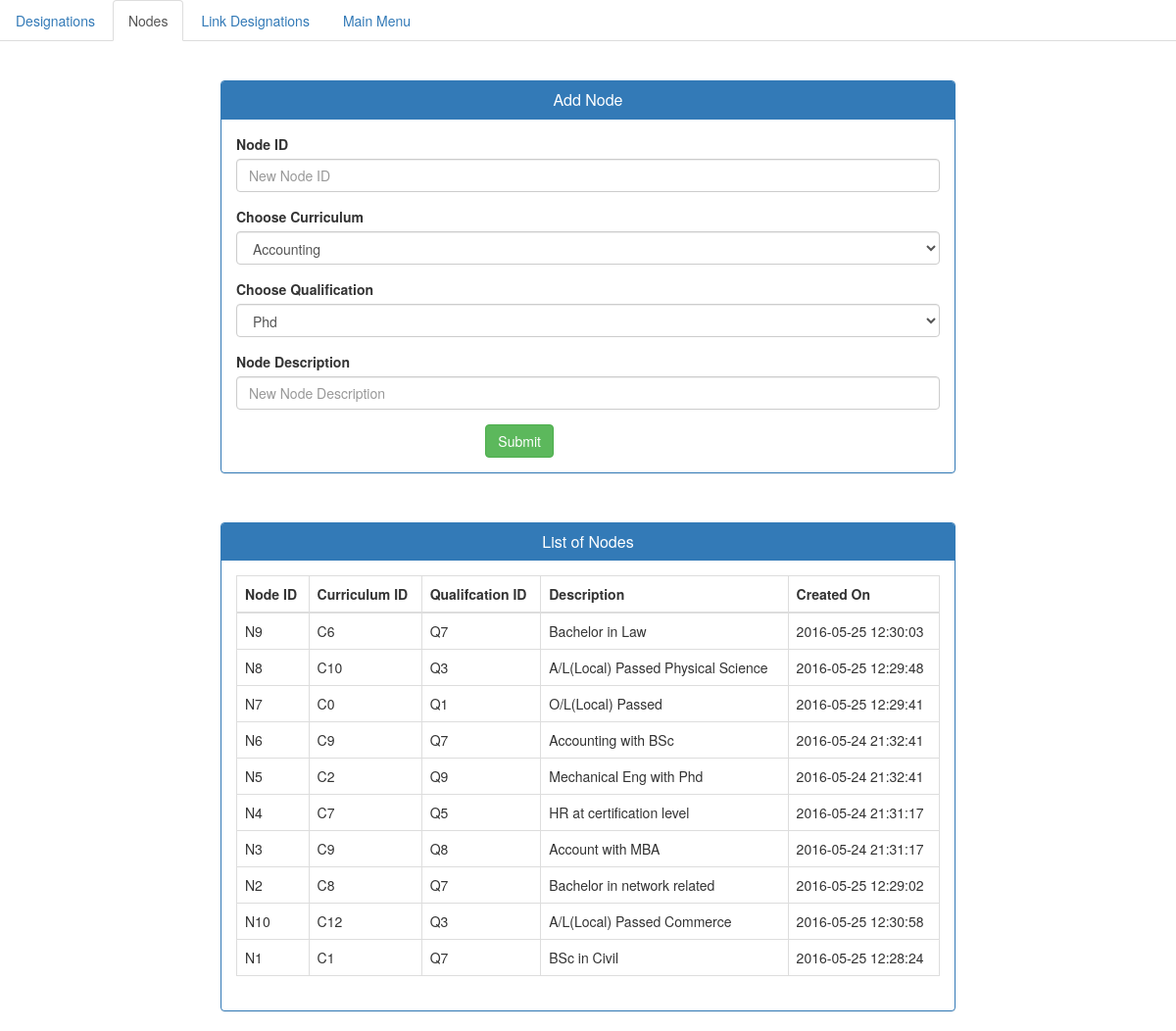
/vexpo/nodes.php, run on the app's committed database.
### tables this page shows
CREATE TABLE IF NOT EXISTS `node` (
  `node_Id` varchar(5) NOT NULL,
  `curriculum_Id` varchar(5) NOT NULL,
  `qualification_Id` varchar(5) NOT NULL,
  `description` varchar(45) NOT NULL,
  `created_at` timestamp NOT NULL DEFAULT CURRENT_TIMESTAMP ON UPDATE CURRENT_TIMESTAMP,
  `updated_at` timestamp NOT NULL DEFAULT '0000-00-00 00:00:00',
  PRIMARY KEY (`node_Id`),
  UNIQUE KEY `curriculum_Id` (`curriculum_Id`,`qualification_Id`),
  KEY `fk_nodes_curriculum1_idx` (`curriculum_Id`),
  KEY `fk_nodes_qualifications1_idx` (`qualification_Id`)
);

### vexpo/nodes.php (the view, shortened to what this page needs)
<?php
$con = mysqli_connect("vexpo.futureminds.lk","vexpofuturemind_Isira","test@1992","vexpofuturemind_jayandb");
$sql1 = "SELECT node_Id,	curriculum_Id,qualification_Id, description, created_at FROM node ORDER BY node_Id DESC";
$res1 = mysqli_query($con,$sql1) or die(mysqli_error($con));
$sql2 = "SELECT description FROM curriculum ORDER BY curriculum_Id DESC";
$res2 = mysqli_query($con,$sql2) or die(mysqli_error($con));
$sql3 = "SELECT description FROM qualification ORDER BY qualification_Id DESC";
$res3 = mysqli_query($con,$sql3) or die(mysqli_error($con));
 ?>
<!DOCTYPE HTML>
<html>
  <head>
      <link href="https://maxcdn.bootstrapcdn.com/bootstrap/3.3.6/css/bootstrap.min.css" rel="stylesheet">
  </head>
  <body>
    <ul class="nav nav-tabs">
        <li role="presentation"><a href="designations.php"> Designations  </a></li>
        <li role="presentation" class="active"><a href="nodes.php"> Nodes </a></li>
        <li role="presentation"><a href="linkDesignations.php"> Link Designations </a></li>
          <li role="presentation"><a href="index.php"> Main Menu </a></li>
    </ul>
            <div class="container">
            <br/>
            <br/>
            <div class="row">
              <div class="col-sm-8 col-sm-offset-2">
              <div class="panel panel-primary">
                  <div class="panel-heading">  <h4 class="panel-title" align="center"> Add Node </h4></div>
              <div class="panel-body">
                <form action="nodes.php" method="post">
                        <div class="form-group">
                        <label> Node ID </label>
                        <input type="text" class="form-control" placeholder="New Node ID" name="nodeId"/>
                        </div>
                        <div class="form-group">
                              <label > Choose Curriculum </label>
                          <select class="form-control" id="curriculum" name="curriculum">
                            <?php
                            while (($row = mysqli_fetch_array($res2)) != null)
                                {
                                  echo "<option>{$row['description']}</option>";
                                }
                            ?>
                          </select>
                        </div>
                        <div class="form-group">
                              <label > Choose Qualification </label>
                          <select class="form-control" id="qualification" name="qualification">
                            <?php
                            while (($row = mysqli_fetch_array($res3)) != null)
                                {
                                  echo "<option>{$row['description']}</option>";
                                }
                            ?>
                          </select>
                        </div>
                        <div class="form-group">
                        <label> Node Description </label>
                        <input type="text" class="form-control" placeholder="New Node Description" name="descript"/>
                        </div>
                        <div class="col-sm-4 col-sm-offset-4">
                        <button type="submit" class="btn btn-success" name="submit">Submit</button>
                      </div>
                </form>
                 <br/>
              </div>
              </div>
              <br/>
          </div>
          </div>
          <div class="row">
            <div class="col-sm-8 col-sm-offset-2">
              <div class="panel panel-primary">
                  <div class="panel-heading">  <h4 class="panel-title" align="center"> List of Nodes </h4></div>
              <div class="panel-body">
                <div class="table-responsive">
                             <table class="table table-bordered">
                                 <thead>
                                     <tr>
                                         <th>Node ID</th>
                                         <th> Curriculum ID </th>
                                         <th> Qualifcation ID</th>
                                         <th> Description </th>
                                        <th> Created On </th>
                                     </tr>
                                 </thead>
                                 <tbody>
                                   <?php
                                     if(isset($res1)){
                                      while (($row = mysqli_fetch_array($res1)) != null)
                                          {
                                            echo "<tr>";
                                            echo "<td>{$row['node_Id']}</td>";
                                            echo "<td>{$row['curriculum_Id']}</td>";
                                            echo "<td>{$row['qualification_Id']}</td>";
                                            echo "<td>{$row['description']}</td>";
                                            echo "<td>{$row['created_at']}</td>";
                                            echo "</tr>";
                                          } }
                                   ?>
                                 </tbody>
                             </table>
                         </div>
              </div>
              </div>
            </div>
          </div>
        </div>
  </body>
</html>

### data on the page
node: node_Id "N9", curriculum_Id "C6", qualification_Id "Q7", description "Bachelor in Law", created_at "2016-05-25 12:30:03"
node: node_Id "N8", curriculum_Id "C10", qualification_Id "Q3", description "A/L(Local) Passed Physical Science", created_at "2016-05-25 12:29:48"
node: node_Id "N7", curriculum_Id "C0", qualification_Id "Q1", description "O/L(Local) Passed", created_at "2016-05-25 12:29:41"
node: node_Id "N6", curriculum_Id "C9", qualification_Id "Q7", description "Accounting with BSc", created_at "2016-05-24 21:32:41"
node: node_Id "N5", curriculum_Id "C2", qualification_Id "Q9", description "Mechanical Eng with Phd", created_at "2016-05-24 21:32:41"
node: node_Id "N4", curriculum_Id "C7", qualification_Id "Q5", description "HR at certification level", created_at "2016-05-24 21:31:17"
node: node_Id "N3", curriculum_Id "C9", qualification_Id "Q8", description "Account with MBA", created_at "2016-05-24 21:31:17"
node: node_Id "N2", curriculum_Id "C8", qualification_Id "Q7", description "Bachelor in network related", created_at "2016-05-25 12:29:02"
node: node_Id "N10", curriculum_Id "C12", qualification_Id "Q3", description "A/L(Local) Passed Commerce", created_at "2016-05-25 12:30:58"
node: node_Id "N1", curriculum_Id "C1", qualification_Id "Q7", description "BSc in Civil", created_at "2016-05-25 12:28:24"

### other printed values
form field curriculum "Accounting"
form field qualification "Phd"
